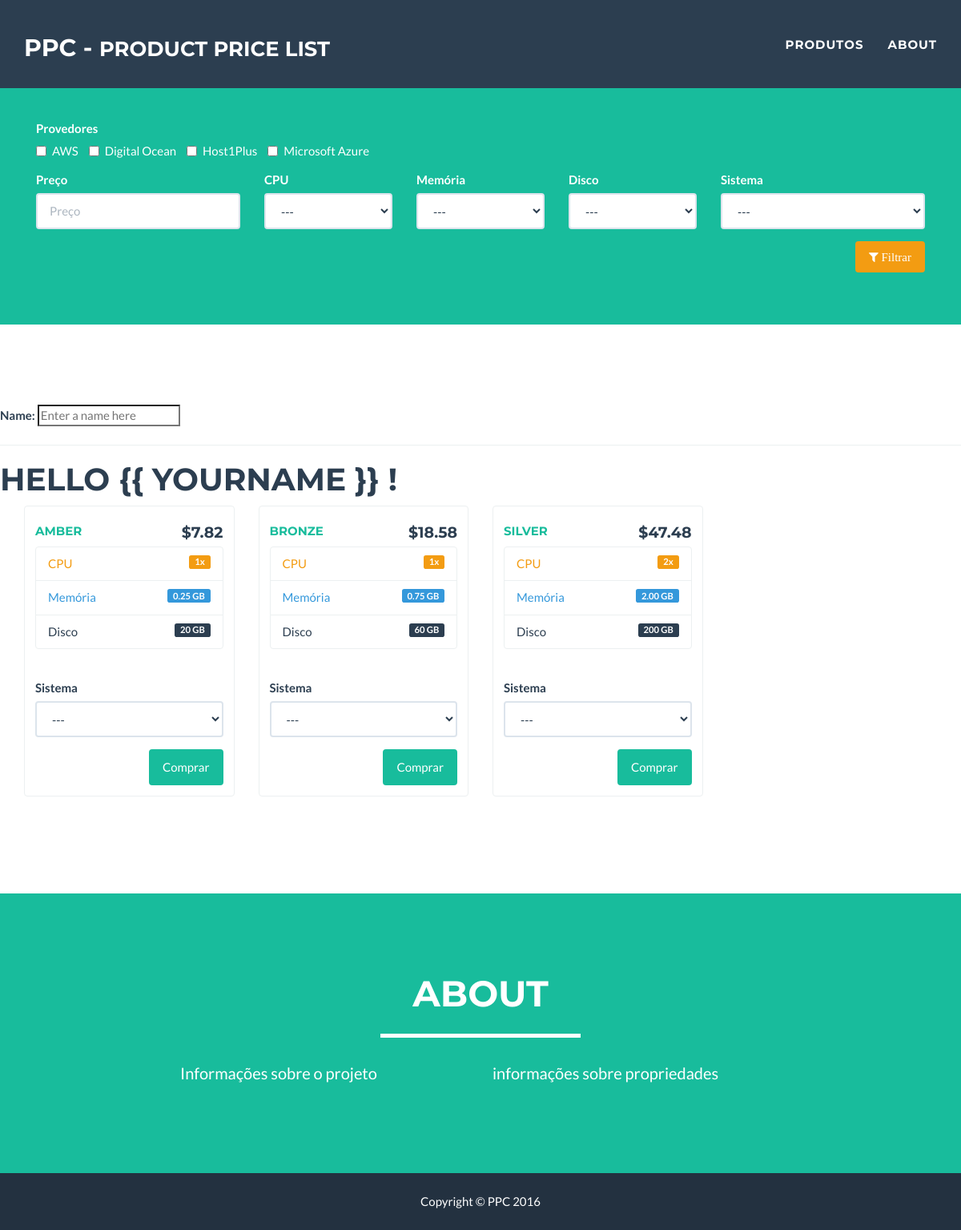
Before: / with the older database file.
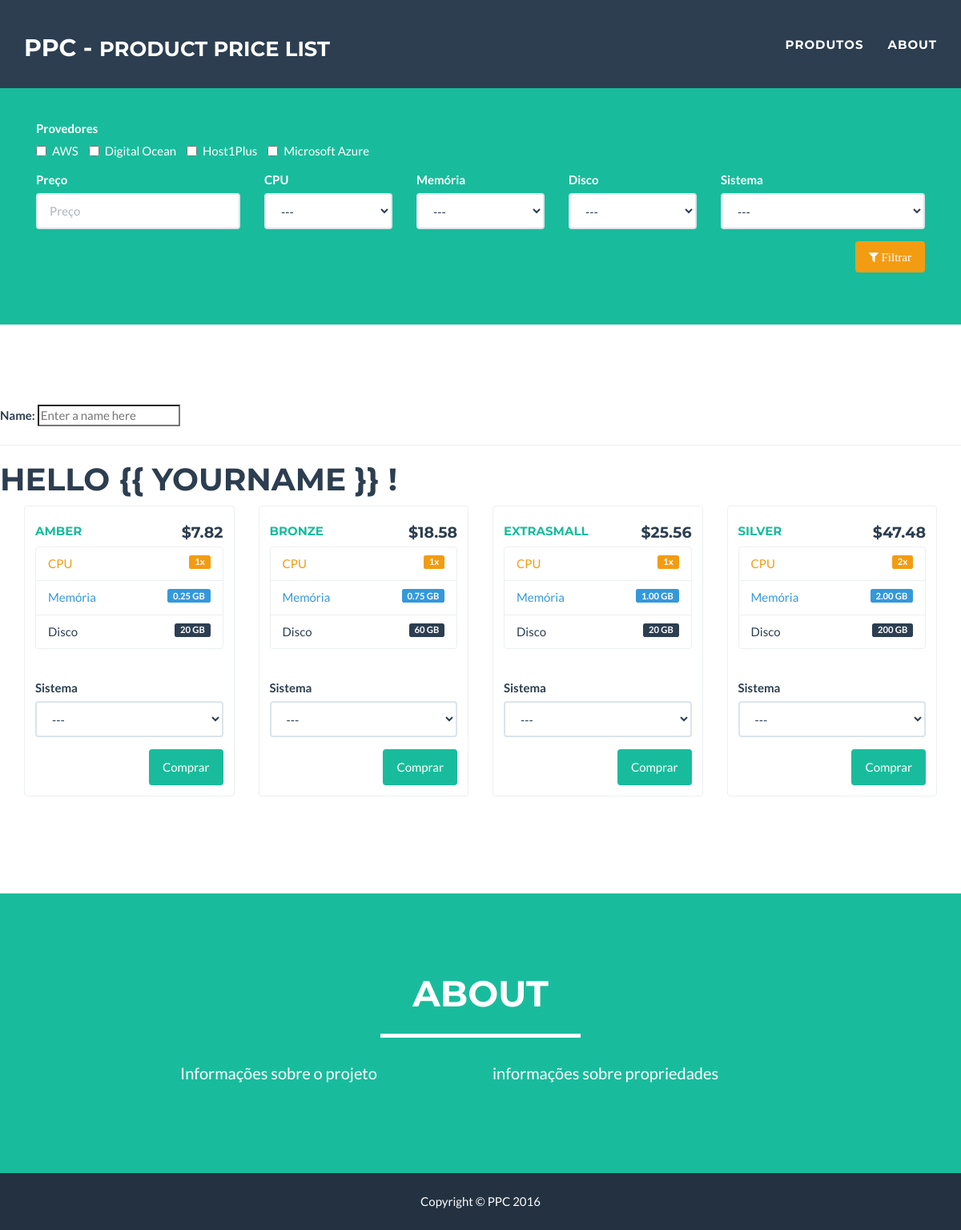
After: the same page with the newer database file.
### website/models.py (models this page shows)
class Provedor(models.Model):
    nome = models.CharField(
        help_text=u"Nome do Provedor de Serviços", max_length=150
    )
    logo = ImageField(
            upload_to="provedores", help_text=u"Imagem que será exibida na busca"
    )
    def __unicode__(self):
        return u"{0}".format(self.nome)
    def imagem(self):
        if self.logo:
            return u'<img src="%s" />' % get_thumbnail(self.logo, "161x50", quality=95).url
        return ''
    class Meta:
        verbose_name_plural = "Provedores"
        unique_together = ['nome']
        ordering = ['nome']
    imagem.short_description = 'Logo'
    imagem.allow_tags = True

class Produto(models.Model):
    nome = models.CharField(
        help_text=u"Descrição do Produto", max_length=150
    )
    provedor = models.ForeignKey(
        to=Provedor
    )
    preco = models.DecimalField(
        verbose_name=u"Preço", max_digits=5, decimal_places=2
    )
    cpu = models.ForeignKey(
        verbose_name="CPU", to=CPU
    )
    memoria = models.ForeignKey(
        verbose_name=u"Memória", to=Memoria, related_name='memorias'
    )
    armazenamento = models.ForeignKey(
        to=Armazenamento
    )
    sistemas = models.ManyToManyField(
        to=Sistema
    )
    def __unicode__(self):
        return self.nome
    class Meta:
        verbose_name_plural = "Produtos"
        ordering = ['preco', 'provedor']

class CPU(models.Model):
    quantidade = models.PositiveSmallIntegerField(
        help_text="Quantidade de CPU"
    )
    def __unicode__(self):
        return u"{0:d}x".format(self.quantidade)
    class Meta:
        verbose_name_plural = "CPU's"
        unique_together = ['quantidade']
        ordering = ['quantidade']

class Memoria(models.Model):
    quantidade = models.PositiveSmallIntegerField(
        help_text=u"Quantidade de Memória (MB)."
    )
    def __unicode__(self):
        return u"{0:d} MB".format(self.quantidade)
    @property
    def to_gb(self):
        return u"{0:.2f} GB".format(self.quantidade / 1024.)
    class Meta:
        verbose_name = u"Memórias"
        verbose_name_plural = u"Memórias"
        unique_together = ['quantidade']
        ordering = ['quantidade']

class Armazenamento(models.Model):
    quantidade = models.PositiveSmallIntegerField(
        help_text=u"Quantidade de Espaço de Armazenamento (GB)."
    )
    def __unicode__(self):
        return u"{0:d} GB".format(self.quantidade)
    class Meta:
        unique_together = ['quantidade']
        ordering = ['quantidade']

### website/views.py (the view)
# urls.py: url(r'^$', 'index', name='index'),
def index(request):
    context = {
        'cpus': CPU.objects.all(),
        'provedores': Provedor.objects.all(),
        'sistemas': Sistema.objects.all(),
        'armazenamentos': Armazenamento.objects.all(),
        'memorias': Memoria.objects.all(),
        'produtos': Produto.objects.all(),
    }
    return render(request, 'index.html', context)

### website/models.py (called while the page is built)
    def __unicode__(self):
        return u"{0} {1}".format(self.nome, self.get_arquitetura_display())

### website/templates/index.html (shortened to what this page needs)
{% extends '_base.html' %}
{% load thumbnail %}
{% block content %}
{% include '_header.html' %}
<section id="produtos">
        <div>
            <label>Name:</label>
            <input type="text" ng-model="yourName" placeholder="Enter a name here">
            <hr>
            {% verbatim %}
            <h1>Hello {{ yourName }} !</h1>
            {% endverbatim %}
        </div>
    <div class="container">
        <div class="row">
            {% for produto in produtos %}
            <div class="col-sm-3 col-lg-3 col-md-3">
                <div class="thumbnail">
                    <div class="caption">
                        <h4 class="pull-right">${{ produto.preco }}</h4>
                        <h5><a href="#">{{ produto }}</a></h5>
                        <ul class="list-group">
                          <li class="list-group-item text-warning">CPU<span class="label label-warning pull-right">{{ produto.cpu }}</span></li>
                          <li class="list-group-item text-info">Memória<span class="label label-info pull-right">{{ produto.memoria.to_gb }}</span></li>
                          <li class="list-group-item text-primary">Disco<span class="label label-primary pull-right">{{ produto.armazenamento }}</span></li>
                        </ul>
                    </div>
                    <div class="caption">
                        <div class="form-group">
                            <label for="idDisco">Sistema</label>
                            <select class="form-control" id="idDisco">
                                <option>---</option>
                            </select>
                        </div>
                        <button class="btn btn-success pull-right">Comprar</button>
                    <div class="clearfix"></div>
                    </div>
                </div>
            </div>
            {% endfor %}
        </div>
    </div>
</section>
<section class="success" id="about">
    <div class="container">
        <div class="row">
            <div class="col-lg-12 text-center">
                <h2>About</h2>
                <hr class="star-light">
            </div>
        </div>
        <div class="row">
            <div class="col-lg-4 col-lg-offset-2">
                <p>Informações sobre o projeto</p>
            </div>
            <div class="col-lg-4">
                <p>informações sobre propriedades</p>
            </div>
        </div>
    </div>
</section>
{% endblock %}

### website/templates/_base.html (shortened to what this page needs)
<!DOCTYPE html>
<html lang="en" ng-app>
<head>
    {% include '_css_files.html' %}
</head>
<body id="page-top" class="index">
{% include '_navigation.html' %}
{% block content %} {% endblock %}
{% include '_footer.html' %}
</body>
</html>

### website/templates/_css_files.html (shortened to what this page needs)
<link href="{{ STATIC_URL }}assets/css/bootstrap.min.css" rel="stylesheet">
<link href="{{ STATIC_URL }}assets/css/freelancer.css" rel="stylesheet">
<link href="{{ STATIC_URL }}assets/font-awesome/css/font-awesome.min.css" rel="stylesheet" type="text/css">

### website/templates/_navigation.html (shortened to what this page needs)
<nav class="navbar navbar-default navbar-fixed-top">
    <div class="container">
        <div class="navbar-header page-scroll">
            <a class="navbar-brand" href="#page-top">PPC - <small>Product Price List</small></a>
        </div>
        <div class="collapse navbar-collapse" id="bs-example-navbar-collapse-1">
            <ul class="nav navbar-nav navbar-right">
                <li class="page-scroll">
                    <a href="#produtos">Produtos</a>
                </li>
                <li class="page-scroll">
                    <a href="#about">About</a>
                </li>
            </ul>
        </div>
    </div>
</nav>

### website/templates/_header.html (shortened to what this page needs)
{% load thumbnail %}
<header>
    <div class="container">
        <div class="row">
            <div class="col-lg-12">
                <div class="intro-text">
                    <form class="text-left">
                        <div class="form-group col-sm-12">
                            <label for="idPreco">Provedores</label><br>
                            {% for provedor in provedores %}
                                <label class="checkbox-inline">
                                  <input type="checkbox" value="{{ provedor.id }}"> {{ provedor }}
                                </label>
                            {% endfor %}
                        </div>
                        <div class="form-group col-sm-3">
                            <label for="idPreco">Preço</label>
                            <input type="number" class="form-control" id="idPreco" placeholder="Preço">
                        </div>
                        <div class="form-group col-sm-2">
                            <label for="idCPU">CPU</label>
                            <select class="form-control" id="idCPU">
                                <option>---</option>
                            </select>
                        </div>
                        <div class="form-group col-sm-2">
                            <label for="idMemoria">Memória</label>
                            <select class="form-control" id="idMemoria">
                                <option>---</option>
                            </select>
                        </div>
                        <div class="form-group col-sm-2">
                            <label for="idDisco">Disco</label>
                            <select class="form-control" id="idDisco">
                                <option>---</option>
                            </select>
                        </div>
                        <div class="form-group col-sm-3">
                            <label for="idSistema">Sistema</label>
                            <select class="form-control" id="idsistema">
                                <option>---</option>
                            </select>
                        </div>
                        <div class="form-group col-sm-12">
                            <button type="submit" class="pull-right btn btn-warning fa fa-filter"> Filtrar</button>
                        </div>
                    </form>
                </div>
            </div>
        </div>
    </div>
</header>

### website/templates/_footer.html (shortened to what this page needs)
<footer class="text-center">
    <div class="footer-below">
        <div class="container">
            <div class="row">
                <div class="col-lg-12">
                    Copyright &copy; PPC {% now 'Y' %}
                </div>
            </div>
        </div>
    </div>
</footer>

### ppc/static/assets/css/freelancer.css (style rules this page uses)
body { overflow-x: hidden; }
p { font-size: 20px; }
a, a:hover, a:focus, a:active, a.active { outline: 0; color: #18bc9c; }
h1, h2, h3, h4, h5, h6 { text-transform: uppercase; font-family: Montserrat,"Helvetica Neue",Helvetica,Arial,sans-serif; font-weight: 700; }
hr.star-light, hr.star-primary { margin: 25px auto 30px; padding: 0; max-width: 250px; border: 0; border-top: solid 5px; text-align: center; }
hr.star-light:after, hr.star-primary:after { content: "\f005"; display: inline-block; position: relative; top: -.8em; padding: 0 .25em; font-family: FontAwesome; font-size: 2em; }
hr.star-light { border-color: #fff; }
hr.star-light:after { color: #fff; background-color: #18bc9c; }
header { text-align: center; color: #fff; background: #18bc9c; }
header .container { padding-top: 100px; padding-bottom: 50px; }
@media (min-width:768px) { header .container { padding-top: 150px; } }
@media (min-width:768px) { .navbar-fixed-top { padding: 25px 0; -webkit-transition: padding .3s; -moz-transition: padding .3s; transition: padding .3s; } }
@media (min-width:768px) { .navbar-fixed-top .navbar-brand { font-size: 2em; -webkit-transition: all .3s; -moz-transition: all .3s; transition: all .3s; } }
.navbar { text-transform: uppercase; font-family: Montserrat,"Helvetica Neue",Helvetica,Arial,sans-serif; font-weight: 700; }
.navbar .navbar-nav { letter-spacing: 1px; }
.navbar-default, .navbar-inverse { border: 0; }
section { padding: 100px 0; }
section h2 { margin: 0; font-size: 3em; }
section.success { color: #fff; background: #18bc9c; }
footer { color: #fff; }
footer .footer-below { padding: 25px 0; background-color: #233140; }

Changed rows visible on the page:
added Produto: preco "25.56", nome "EXTRASMALL", cpu "1x", memoria.to_gb "1.00 GB", armazenamento "20 GB"
